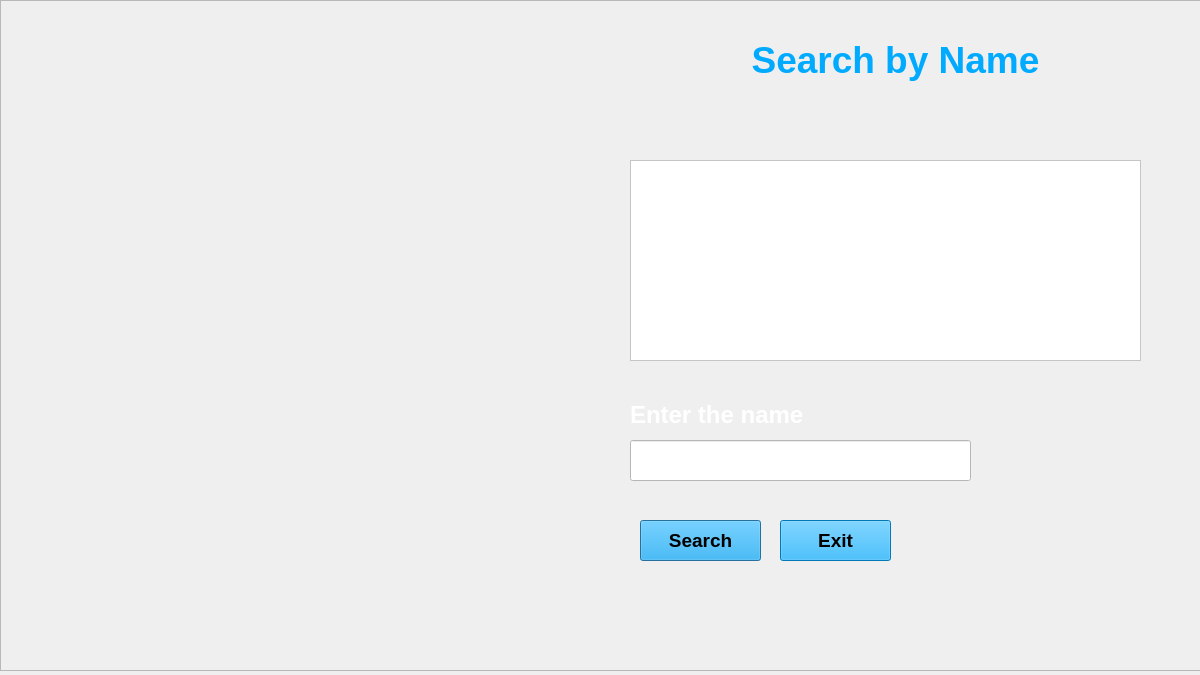
<?xml version="1.0" encoding="UTF-8"?>
<ui version="4.0">
 <class>search_by_name</class>
 <widget class="QDialog" name="search_by_name">
  <property name="geometry">
   <rect>
    <x>0</x>
    <y>0</y>
    <width>1200</width>
    <height>675</height>
   </rect>
  </property>
  <property name="windowTitle">
   <string>Security System</string>
  </property>
  <property name="styleSheet">
   <string notr="true"/>
  </property>
  <widget class="QLabel" name="label">
   <property name="geometry">
    <rect>
     <x>630</x>
     <y>400</y>
     <width>211</width>
     <height>31</height>
    </rect>
   </property>
   <property name="text">
    <string>&lt;html&gt;&lt;head/&gt;&lt;body&gt;&lt;p&gt;&lt;span style=&quot; font-size:18pt; font-weight:600; color:#ffffff;&quot;&gt;Enter the name&lt;/span&gt;&lt;/p&gt;&lt;/body&gt;&lt;/html&gt;</string>
   </property>
  </widget>
  <widget class="QLineEdit" name="get_s_name">
   <property name="geometry">
    <rect>
     <x>630</x>
     <y>440</y>
     <width>341</width>
     <height>41</height>
    </rect>
   </property>
   <property name="font">
    <font>
     <family>Segoe UI</family>
     <pointsize>14</pointsize>
     <weight>75</weight>
     <bold>true</bold>
    </font>
   </property>
   <property name="styleSheet">
    <string notr="true">alternate-background-color: rgb(255, 255, 255);
color: rgb(0, 0, 0);
background-color: rgb(255, 255, 255);</string>
   </property>
  </widget>
  <widget class="QPushButton" name="pushButton">
   <property name="geometry">
    <rect>
     <x>640</x>
     <y>520</y>
     <width>121</width>
     <height>41</height>
    </rect>
   </property>
   <property name="font">
    <font>
     <family>Segoe UI</family>
     <pointsize>14</pointsize>
     <weight>75</weight>
     <bold>true</bold>
    </font>
   </property>
   <property name="styleSheet">
    <string notr="true">background-color: rgb(0, 170, 255);
color: rgb(0, 0, 0);</string>
   </property>
   <property name="text">
    <string>Search</string>
   </property>
  </widget>
  <widget class="QTableView" name="tableView">
   <property name="geometry">
    <rect>
     <x>630</x>
     <y>160</y>
     <width>511</width>
     <height>201</height>
    </rect>
   </property>
   <property name="styleSheet">
    <string notr="true">background-color: rgb(255, 255, 255);
alternate-background-color: rgb(255, 255, 255);</string>
   </property>
  </widget>
  <widget class="QLabel" name="label_2">
   <property name="geometry">
    <rect>
     <x>730</x>
     <y>30</y>
     <width>331</width>
     <height>61</height>
    </rect>
   </property>
   <property name="text">
    <string>&lt;html&gt;&lt;head/&gt;&lt;body&gt;&lt;p align=&quot;center&quot;&gt;&lt;span style=&quot; font-size:28pt; font-weight:600; color:#00aaff;&quot;&gt;Search by Name&lt;/span&gt;&lt;/p&gt;&lt;/body&gt;&lt;/html&gt;</string>
   </property>
  </widget>
  <widget class="QFrame" name="frame">
   <property name="geometry">
    <rect>
     <x>0</x>
     <y>0</y>
     <width>1201</width>
     <height>671</height>
    </rect>
   </property>
   <property name="styleSheet">
    <string notr="true">background-image: url(:/resources/img/bg.png);</string>
   </property>
   <property name="frameShape">
    <enum>QFrame::StyledPanel</enum>
   </property>
   <property name="frameShadow">
    <enum>QFrame::Raised</enum>
   </property>
  </widget>
  <widget class="QPushButton" name="pushButton_2">
   <property name="geometry">
    <rect>
     <x>780</x>
     <y>520</y>
     <width>111</width>
     <height>41</height>
    </rect>
   </property>
   <property name="font">
    <font>
     <family>Segoe UI</family>
     <pointsize>14</pointsize>
     <weight>75</weight>
     <bold>true</bold>
    </font>
   </property>
   <property name="styleSheet">
    <string notr="true">background-color: rgb(0, 170, 255);</string>
   </property>
   <property name="text">
    <string>Exit</string>
   </property>
  </widget>
  <zorder>frame</zorder>
  <zorder>label</zorder>
  <zorder>get_s_name</zorder>
  <zorder>pushButton</zorder>
  <zorder>tableView</zorder>
  <zorder>label_2</zorder>
  <zorder>pushButton_2</zorder>
 </widget>
 <resources/>
 <connections/>
</ui>
